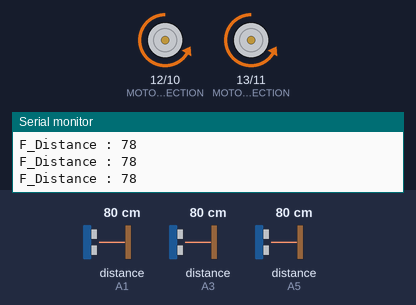
The sketch below on a simulated Arduino Uno, built with avr-gcc and run on an emulated ATmega328P. Parts: direction and speed pins drawn as motors (green arrow = direction pin HIGH = forward, orange = LOW = backward, longer = more drive), the last lines printed to the serial monitor. Wiring (inferred from the names in the program): ultrasonic range finder: trigger A0; echo A1. The test bench sets the inputs (shaded band); at power-on: distance to the obstacle (sensors on A1, A3, A5) 80 cm. The echo pulse lasts 58.3 µs per cm.

Above: at 1.2 s.
1.3 s: distance to the obstacle (sensor on A1) set to 13 cm
4.3 s: distance to the obstacle (sensor on A1) set to 10 cm
At 5.4 s:
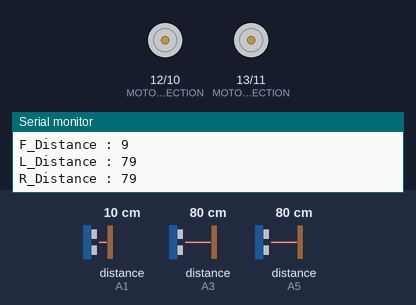
5.8 s: distance to the obstacle (sensor on A1) set to 18 cm
At 7.4 s:
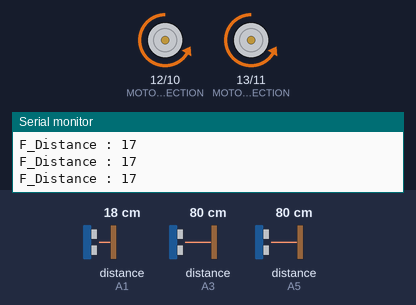
7.8 s: distance to the obstacle (sensor on A1) set to 2 cm
At 8.4 s:
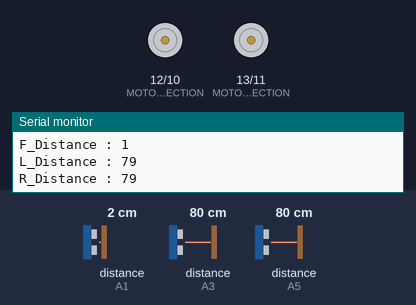
9.3 s: distance to the obstacle (sensor on A3) set to 2 cm
At 11.2 s:
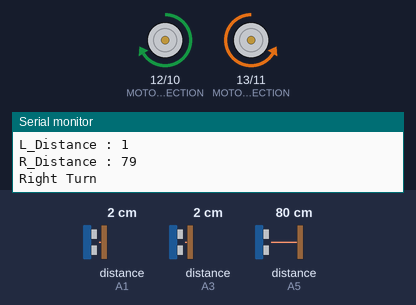
12.3 s: distance to the obstacle (sensor on A3) set to 120 cm
Timing chart, 0 to 16.3 s (numbered marks = the images above; inputs shaded):
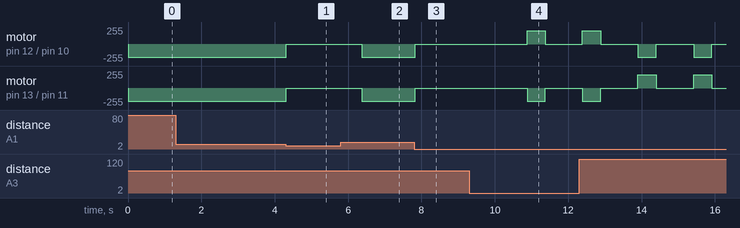

Measured:
- the behaviour switches between 12 and 11 cm on distance to the obstacle (sensor on A1) (found by bisection; images 0 and 1)
- after the input at 4.3 s, motor on pin 12 (MOTOR_A_DIRECTION) / pin 10 (MOTOR_A_SPEED), motor on pin 13 (MOTOR_B_DIRECTION) / pin 11 (MOTOR_B_SPEED): backward 200/255 → stopped at once
- after the input at 5.8 s, motor on pin 12 (MOTOR_A_DIRECTION) / pin 10 (MOTOR_A_SPEED), motor on pin 13 (MOTOR_B_DIRECTION) / pin 11 (MOTOR_B_SPEED): stopped → backward 200/255 after 0.56 s
- after the input at 7.8 s, motor on pin 12 (MOTOR_A_DIRECTION) / pin 10 (MOTOR_A_SPEED), motor on pin 13 (MOTOR_B_DIRECTION) / pin 11 (MOTOR_B_SPEED): backward 200/255 → stopped at once
- after the input at 9.3 s, motor on pin 12 (MOTOR_A_DIRECTION) / pin 10 (MOTOR_A_SPEED): stopped → forward 200/255 after 1.6 s, → stopped 0.50 s later; motor on pin 13 (MOTOR_B_DIRECTION) / pin 11 (MOTOR_B_SPEED): stopped → backward 200/255 after 1.6 s, → stopped 0.50 s later

The sketch:

Version3.2.ino
```cpp
#include <SoftwareSerial.h>


#define MOTOR_A_SPEED 10
#define MOTOR_B_SPEED 11
#define MOTOR_A_DIRECTION 12
#define MOTOR_B_DIRECTION 13
#define TRIG_F A0 //TRIG 핀 설정 (초음파 보내는 핀)
#define ECHO_F A1 //ECHO 핀 설정 (초음파 받는 핀)
#define TRIG_L A2 //TRIG 핀 설정 (초음파 보내는 핀)
#define ECHO_L A3 //ECHO 핀 설정 (초음파 받는 핀)
#define TRIG_R A4 //TRIG 핀 설정 (초음파 보내는 핀)
#define ECHO_R A5 //ECHO 핀 설정 (초음파 받는 핀)
#define MOTOR_SPEED 200

void setup() {
  Serial.begin(9600);
  // 모터 설정
  pinMode(MOTOR_A_DIRECTION, OUTPUT);
  pinMode(MOTOR_B_DIRECTION, OUTPUT);

  // 초음파 센서 설정
  pinMode(TRIG_F, OUTPUT);
  pinMode(ECHO_F, INPUT);
  pinMode(TRIG_L, OUTPUT);
  pinMode(ECHO_L, INPUT);
  pinMode(TRIG_R, OUTPUT);
  pinMode(ECHO_R, INPUT);

  Serial.println("Motor party!");

}

void loop() {
  Serial.print("\F_Distance : ");
  int F_distance = Get_distance(TRIG_F, ECHO_F);
  Serial.println("\n\n");
  if (F_distance <= 10) {
    Stop();
    Serial.print("\L_Distance : ");
    int L_distance = Get_distance(TRIG_L, ECHO_L);
    Serial.print("\R_Distance : ");
    int R_distance = Get_distance(TRIG_R, ECHO_R);
    delay(1000);
    if (R_distance > L_distance) {
      Serial.println("Right Turn");
      Right();
      delay(500);
    }
    else if (L_distance > R_distance) {
      Serial.println("Left Turn");
      Left();
      delay(500);
    }
  }
  else {
    Forward();
  }
}

int Get_distance(int TRIG, int ECHO) {
  long duration, distance;
  digitalWrite(TRIG, LOW);
  delayMicroseconds(2);
  digitalWrite(TRIG, HIGH);
  delayMicroseconds(10);
  digitalWrite(TRIG, LOW);
  duration = pulseIn (ECHO, HIGH);
  distance = duration * 17 / 1000;
  Serial.println(distance);
  return distance;
}

void Forward() {
  digitalWrite(MOTOR_A_DIRECTION, LOW);
  digitalWrite(MOTOR_B_DIRECTION, LOW);
  analogWrite(MOTOR_A_SPEED, MOTOR_SPEED);
  analogWrite(MOTOR_B_SPEED, MOTOR_SPEED);
}

void Left() {
  digitalWrite(MOTOR_A_DIRECTION, LOW);
  digitalWrite(MOTOR_B_DIRECTION, HIGH);
  analogWrite(MOTOR_A_SPEED, MOTOR_SPEED);
  analogWrite(MOTOR_B_SPEED, MOTOR_SPEED);
}

void Right() {
  digitalWrite(MOTOR_A_DIRECTION, HIGH);
  digitalWrite(MOTOR_B_DIRECTION, LOW);
  analogWrite(MOTOR_A_SPEED, MOTOR_SPEED);
  analogWrite(MOTOR_B_SPEED, MOTOR_SPEED);
}

void Back() {
  digitalWrite(MOTOR_A_DIRECTION, HIGH);
  digitalWrite(MOTOR_B_DIRECTION, HIGH);
  analogWrite(MOTOR_A_SPEED, MOTOR_SPEED);
  analogWrite(MOTOR_B_SPEED, MOTOR_SPEED);
}

void Stop() {
  digitalWrite(MOTOR_A_DIRECTION, HIGH);
  digitalWrite(MOTOR_B_DIRECTION, HIGH);
  analogWrite(MOTOR_A_SPEED, 0);
  analogWrite(MOTOR_B_SPEED, 0);
}
```
